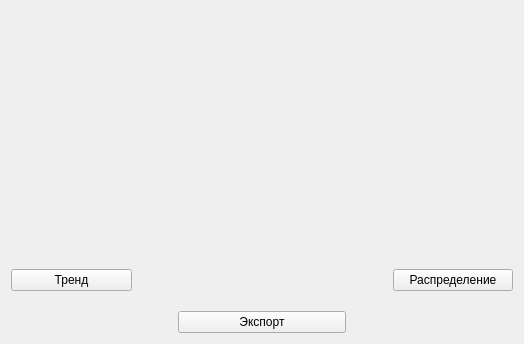
<?xml version="1.0" encoding="UTF-8"?>
<ui version="4.0">
 <class>RonRoffPanel</class>
 <widget class="QWidget" name="RonRoffPanel">
  <property name="geometry">
   <rect>
    <x>0</x>
    <y>0</y>
    <width>524</width>
    <height>344</height>
   </rect>
  </property>
  <property name="windowTitle">
   <string>Form</string>
  </property>
  <layout class="QVBoxLayout" name="verticalLayout_3">
   <property name="spacing">
    <number>20</number>
   </property>
   <item>
    <widget class="QStackedWidget" name="stack">
     <property name="currentIndex">
      <number>0</number>
     </property>
     <widget class="QWidget" name="mpl_canvas_1">
      <property name="sizePolicy">
       <sizepolicy hsizetype="Expanding" vsizetype="Expanding">
        <horstretch>0</horstretch>
        <verstretch>0</verstretch>
       </sizepolicy>
      </property>
      <layout class="QVBoxLayout" name="verticalLayout"/>
     </widget>
     <widget class="QWidget" name="mpl_canvas_2">
      <property name="sizePolicy">
       <sizepolicy hsizetype="Expanding" vsizetype="Expanding">
        <horstretch>0</horstretch>
        <verstretch>0</verstretch>
       </sizepolicy>
      </property>
      <layout class="QVBoxLayout" name="verticalLayout_2"/>
     </widget>
    </widget>
   </item>
   <item>
    <layout class="QHBoxLayout" name="horizontalLayout_2" stretch="1,2,1">
     <item>
      <widget class="QPushButton" name="btn_trend">
       <property name="text">
        <string>Тренд</string>
       </property>
      </widget>
     </item>
     <item>
      <spacer name="horizontalSpacer_3">
       <property name="orientation">
        <enum>Qt::Orientation::Horizontal</enum>
       </property>
       <property name="sizeHint" stdset="0">
        <size>
         <width>40</width>
         <height>20</height>
        </size>
       </property>
      </spacer>
     </item>
     <item>
      <widget class="QPushButton" name="btn_distribution">
       <property name="text">
        <string>Распределение</string>
       </property>
      </widget>
     </item>
    </layout>
   </item>
   <item>
    <layout class="QHBoxLayout" name="horizontalLayout" stretch="1,1,1">
     <item>
      <spacer name="horizontalSpacer">
       <property name="orientation">
        <enum>Qt::Orientation::Horizontal</enum>
       </property>
       <property name="sizeHint" stdset="0">
        <size>
         <width>40</width>
         <height>20</height>
        </size>
       </property>
      </spacer>
     </item>
     <item>
      <widget class="QPushButton" name="btn_export">
       <property name="text">
        <string>Экспорт</string>
       </property>
      </widget>
     </item>
     <item>
      <spacer name="horizontalSpacer_2">
       <property name="orientation">
        <enum>Qt::Orientation::Horizontal</enum>
       </property>
       <property name="sizeHint" stdset="0">
        <size>
         <width>40</width>
         <height>20</height>
        </size>
       </property>
      </spacer>
     </item>
    </layout>
   </item>
  </layout>
 </widget>
 <resources/>
 <connections/>
</ui>
